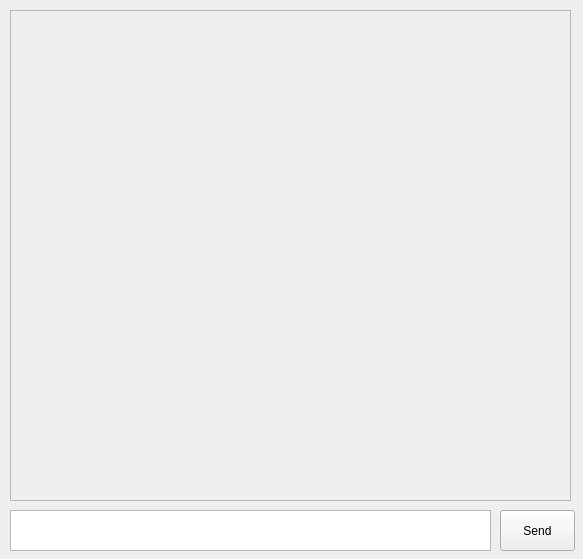
<?xml version="1.0" encoding="UTF-8"?>
<ui version="4.0">
 <class>MainWindow</class>
 <widget class="QMainWindow" name="MainWindow">
  <property name="geometry">
   <rect>
    <x>0</x>
    <y>0</y>
    <width>583</width>
    <height>559</height>
   </rect>
  </property>
  <property name="windowTitle">
   <string>MainWindow</string>
  </property>
  <widget class="QWidget" name="centralwidget">
   <widget class="QPushButton" name="pushButton">
    <property name="geometry">
     <rect>
      <x>500</x>
      <y>510</y>
      <width>75</width>
      <height>41</height>
     </rect>
    </property>
    <property name="text">
     <string>Send</string>
    </property>
   </widget>
   <widget class="QTextEdit" name="textEdit">
    <property name="geometry">
     <rect>
      <x>10</x>
      <y>510</y>
      <width>481</width>
      <height>41</height>
     </rect>
    </property>
   </widget>
   <widget class="QScrollArea" name="scrollArea">
    <property name="geometry">
     <rect>
      <x>10</x>
      <y>10</y>
      <width>561</width>
      <height>491</height>
     </rect>
    </property>
    <property name="autoFillBackground">
     <bool>true</bool>
    </property>
    <property name="widgetResizable">
     <bool>true</bool>
    </property>
    <widget class="QWidget" name="scrollAreaWidgetContents">
     <property name="geometry">
      <rect>
       <x>0</x>
       <y>0</y>
       <width>559</width>
       <height>489</height>
      </rect>
     </property>
    </widget>
   </widget>
  </widget>
 </widget>
 <resources/>
 <connections/>
</ui>
